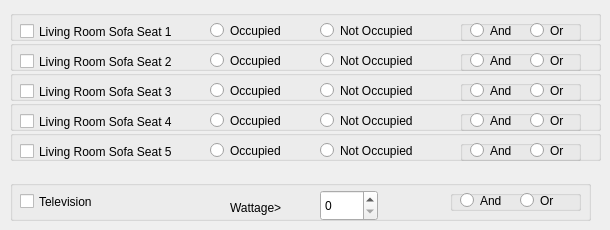
     <widget class="QWidget" name="tabLivingRoom">
      <attribute name="title">
       <string>Living Room</string>
      </attribute>
      <attribute name="toolTip">
       <string>dfgdfg</string>
      </attribute>
      <attribute name="whatsThis">
       <string>;kl;jk;</string>
      </attribute>
      <widget class="QGroupBox" name="groupBox">
       <property name="geometry">
        <rect>
         <x>10</x>
         <y>10</y>
         <width>591</width>
         <height>31</height>
        </rect>
       </property>
       <property name="title">
        <string/>
       </property>
       <widget class="QRadioButton" name="LRS1OccupiedRadioButton">
        <property name="geometry">
         <rect>
          <x>200</x>
          <y>10</y>
          <width>99</width>
          <height>21</height>
         </rect>
        </property>
        <property name="text">
         <string>Occupied </string>
        </property>
       </widget>
       <widget class="QRadioButton" name="LRS1NotOccupiedRadioButton">
        <property name="geometry">
         <rect>
          <x>310</x>
          <y>10</y>
          <width>131</width>
          <height>21</height>
         </rect>
        </property>
        <property name="text">
         <string>Not Occupied </string>
        </property>
       </widget>
       <widget class="QCheckBox" name="livingSofa1CheckBox">
        <property name="geometry">
         <rect>
          <x>10</x>
          <y>10</y>
          <width>191</width>
          <height>23</height>
         </rect>
        </property>
        <property name="text">
         <string>Living Room Sofa Seat 1</string>
        </property>
       </widget>
       <widget class="QGroupBox" name="groupBox_8">
        <property name="geometry">
         <rect>
          <x>450</x>
          <y>10</y>
          <width>121</width>
          <height>21</height>
         </rect>
        </property>
        <property name="title">
         <string/>
        </property>
        <widget class="QRadioButton" name="LRS1ANDRadioButton">
         <property name="geometry">
          <rect>
           <x>10</x>
           <y>0</y>
           <width>61</width>
           <height>21</height>
          </rect>
         </property>
         <property name="text">
          <string>And</string>
         </property>
        </widget>
        <widget class="QRadioButton" name="LRS1ORRadioButton">
         <property name="geometry">
          <rect>
           <x>70</x>
           <y>0</y>
           <width>61</width>
           <height>21</height>
          </rect>
         </property>
         <property name="text">
          <string>Or</string>
         </property>
        </widget>
       </widget>
      </widget>
      <widget class="QGroupBox" name="groupBox_7">
       <property name="geometry">
        <rect>
         <x>10</x>
         <y>180</y>
         <width>581</width>
         <height>41</height>
        </rect>
       </property>
       <property name="title">
        <string/>
       </property>
       <widget class="QCheckBox" name="TVcheckBox">
        <property name="geometry">
         <rect>
          <x>10</x>
          <y>10</y>
          <width>101</width>
          <height>23</height>
         </rect>
        </property>
        <property name="text">
         <string>Television</string>
        </property>
       </widget>
       <widget class="QGroupBox" name="groupBox_10">
        <property name="geometry">
         <rect>
          <x>440</x>
          <y>10</y>
          <width>131</width>
          <height>21</height>
         </rect>
        </property>
        <property name="title">
         <string/>
        </property>
        <widget class="QRadioButton" name="TVANDRadioButton">
         <property name="geometry">
          <rect>
           <x>10</x>
           <y>0</y>
           <width>61</width>
           <height>21</height>
          </rect>
         </property>
         <property name="text">
          <string>And</string>
         </property>
        </widget>
        <widget class="QRadioButton" name="TVORRadioButton">
         <property name="geometry">
          <rect>
           <x>70</x>
           <y>0</y>
           <width>61</width>
           <height>21</height>
          </rect>
         </property>
         <property name="text">
          <string>Or</string>
         </property>
        </widget>
       </widget>
       <widget class="QLabel" name="label_7">
        <property name="geometry">
         <rect>
          <x>220</x>
          <y>20</y>
          <width>101</width>
          <height>16</height>
         </rect>
        </property>
        <property name="text">
         <string>Wattage&gt;</string>
        </property>
       </widget>
       <widget class="QSpinBox" name="TVSpinBox">
        <property name="geometry">
         <rect>
          <x>310</x>
          <y>10</y>
          <width>58</width>
          <height>31</height>
         </rect>
        </property>
       </widget>
      </widget>
      <widget class="QGroupBox" name="groupBox_17">
       <property name="geometry">
        <rect>
         <x>10</x>
         <y>40</y>
         <width>591</width>
         <height>31</height>
        </rect>
       </property>
       <property name="title">
        <string/>
       </property>
       <widget class="QRadioButton" name="LRS2OccupiedRadioButton">
        <property name="geometry">
         <rect>
          <x>200</x>
          <y>10</y>
          <width>99</width>
          <height>21</height>
         </rect>
        </property>
        <property name="text">
         <string>Occupied </string>
        </property>
       </widget>
       <widget class="QRadioButton" name="LRS2NotOccupiedRadioButton">
        <property name="geometry">
         <rect>
          <x>310</x>
          <y>10</y>
          <width>131</width>
          <height>21</height>
         </rect>
        </property>
        <property name="text">
         <string>Not Occupied </string>
        </property>
       </widget>
       <widget class="QCheckBox" name="livingSofa2CheckBox">
        <property name="geometry">
         <rect>
          <x>10</x>
          <y>10</y>
          <width>191</width>
          <height>23</height>
         </rect>
        </property>
        <property name="text">
         <string>Living Room Sofa Seat 2</string>
        </property>
       </widget>
       <widget class="QGroupBox" name="groupBox_27">
        <property name="geometry">
         <rect>
          <x>450</x>
          <y>10</y>
          <width>121</width>
          <height>21</height>
         </rect>
        </property>
        <property name="title">
         <string/>
        </property>
        <widget class="QRadioButton" name="LRS2ANDRadioButton">
         <property name="geometry">
          <rect>
           <x>10</x>
           <y>0</y>
           <width>61</width>
           <height>21</height>
          </rect>
         </property>
         <property name="text">
          <string>And</string>
         </property>
        </widget>
        <widget class="QRadioButton" name="LRS2ORRadioButton">
         <property name="geometry">
          <rect>
           <x>70</x>
           <y>0</y>
           <width>61</width>
           <height>21</height>
          </rect>
         </property>
         <property name="text">
          <string>Or</string>
         </property>
        </widget>
       </widget>
      </widget>
      <widget class="QGroupBox" name="groupBox_28">
       <property name="geometry">
        <rect>
         <x>10</x>
         <y>70</y>
         <width>591</width>
         <height>31</height>
        </rect>
       </property>
       <property name="title">
        <string/>
       </property>
       <widget class="QRadioButton" name="LRS3OccupiedRadioButton">
        <property name="geometry">
         <rect>
          <x>200</x>
          <y>10</y>
          <width>99</width>
          <height>21</height>
         </rect>
        </property>
        <property name="text">
         <string>Occupied </string>
        </property>
       </widget>
       <widget class="QRadioButton" name="LRS3NotOccupiedRadioButton">
        <property name="geometry">
         <rect>
          <x>310</x>
          <y>10</y>
          <width>131</width>
          <height>21</height>
         </rect>
        </property>
        <property name="text">
         <string>Not Occupied </string>
        </property>
       </widget>
       <widget class="QCheckBox" name="livingSofa3CheckBox">
        <property name="geometry">
         <rect>
          <x>10</x>
          <y>10</y>
          <width>191</width>
          <height>23</height>
         </rect>
        </property>
        <property name="text">
         <string>Living Room Sofa Seat 3</string>
        </property>
       </widget>
       <widget class="QGroupBox" name="groupBox_30">
        <property name="geometry">
         <rect>
          <x>450</x>
          <y>10</y>
          <width>121</width>
          <height>21</height>
         </rect>
        </property>
        <property name="title">
         <string/>
        </property>
        <widget class="QRadioButton" name="LRS3ANDRadioButton">
         <property name="geometry">
          <rect>
           <x>10</x>
           <y>0</y>
           <width>61</width>
           <height>21</height>
          </rect>
         </property>
         <property name="text">
          <string>And</string>
         </property>
        </widget>
        <widget class="QRadioButton" name="LRS3ORRadioButton">
         <property name="geometry">
          <rect>
           <x>70</x>
           <y>0</y>
           <width>61</width>
           <height>21</height>
          </rect>
         </property>
         <property name="text">
          <string>Or</string>
         </property>
        </widget>
       </widget>
      </widget>
      <widget class="QGroupBox" name="groupBox_31">
       <property name="geometry">
        <rect>
         <x>10</x>
         <y>100</y>
         <width>591</width>
         <height>31</height>
        </rect>
       </property>
       <property name="title">
        <string/>
       </property>
       <widget class="QRadioButton" name="LRS4OccupiedRadioButton">
        <property name="geometry">
         <rect>
          <x>200</x>
          <y>10</y>
          <width>99</width>
          <height>21</height>
         </rect>
        </property>
        <property name="text">
         <string>Occupied </string>
        </property>
       </widget>
       <widget class="QRadioButton" name="LRS4NotOccupiedRadioButton">
        <property name="geometry">
         <rect>
          <x>310</x>
          <y>10</y>
          <width>131</width>
          <height>21</height>
         </rect>
        </property>
        <property name="text">
         <string>Not Occupied </string>
        </property>
       </widget>
       <widget class="QCheckBox" name="livingSofa4CheckBox">
        <property name="geometry">
         <rect>
          <x>10</x>
          <y>10</y>
          <width>191</width>
          <height>23</height>
         </rect>
        </property>
        <property name="text">
         <string>Living Room Sofa Seat 4</string>
        </property>
       </widget>
       <widget class="QGroupBox" name="groupBox_33">
        <property name="geometry">
         <rect>
          <x>450</x>
          <y>10</y>
          <width>121</width>
          <height>21</height>
         </rect>
        </property>
        <property name="title">
         <string/>
        </property>
        <widget class="QRadioButton" name="LRS4ANDRadioButton">
         <property name="geometry">
          <rect>
           <x>10</x>
           <y>0</y>
           <width>61</width>
           <height>21</height>
          </rect>
         </property>
         <property name="text">
          <string>And</string>
         </property>
        </widget>
        <widget class="QRadioButton" name="LRS4ORRadioButton">
         <property name="geometry">
          <rect>
           <x>70</x>
           <y>0</y>
           <width>61</width>
           <height>21</height>
          </rect>
         </property>
         <property name="text">
          <string>Or</string>
         </property>
        </widget>
       </widget>
      </widget>
      <widget class="QGroupBox" name="groupBox_34">
       <property name="geometry">
        <rect>
         <x>10</x>
         <y>130</y>
         <width>591</width>
         <height>31</height>
        </rect>
       </property>
       <property name="title">
        <string/>
       </property>
       <widget class="QRadioButton" name="LRS5OccupiedRadioButton">
        <property name="geometry">
         <rect>
          <x>200</x>
          <y>10</y>
          <width>99</width>
          <height>21</height>
         </rect>
        </property>
        <property name="text">
         <string>Occupied </string>
        </property>
       </widget>
       <widget class="QRadioButton" name="LRS5NotOccupiedRadioButton">
        <property name="geometry">
         <rect>
          <x>310</x>
          <y>10</y>
          <width>131</width>
          <height>21</height>
         </rect>
        </property>
        <property name="text">
         <string>Not Occupied </string>
        </property>
       </widget>
       <widget class="QCheckBox" name="livingSofa5CheckBox">
        <property name="geometry">
         <rect>
          <x>10</x>
          <y>10</y>
          <width>191</width>
          <height>23</height>
         </rect>
        </property>
        <property name="text">
         <string>Living Room Sofa Seat 5</string>
        </property>
       </widget>
       <widget class="QGroupBox" name="groupBox_35">
        <property name="geometry">
         <rect>
          <x>450</x>
          <y>10</y>
          <width>121</width>
          <height>21</height>
         </rect>
        </property>
        <property name="title">
         <string/>
        </property>
        <widget class="QRadioButton" name="LRS5ANDRadioButton">
         <property name="geometry">
          <rect>
           <x>10</x>
           <y>0</y>
           <width>61</width>
           <height>21</height>
          </rect>
         </property>
         <property name="text">
          <string>And</string>
         </property>
        </widget>
        <widget class="QRadioButton" name="LRS5ORRadioButton">
         <property name="geometry">
          <rect>
           <x>70</x>
           <y>0</y>
           <width>61</width>
           <height>21</height>
          </rect>
         </property>
         <property name="text">
          <string>Or</string>
         </property>
        </widget>
       </widget>
      </widget>
     </widget>
